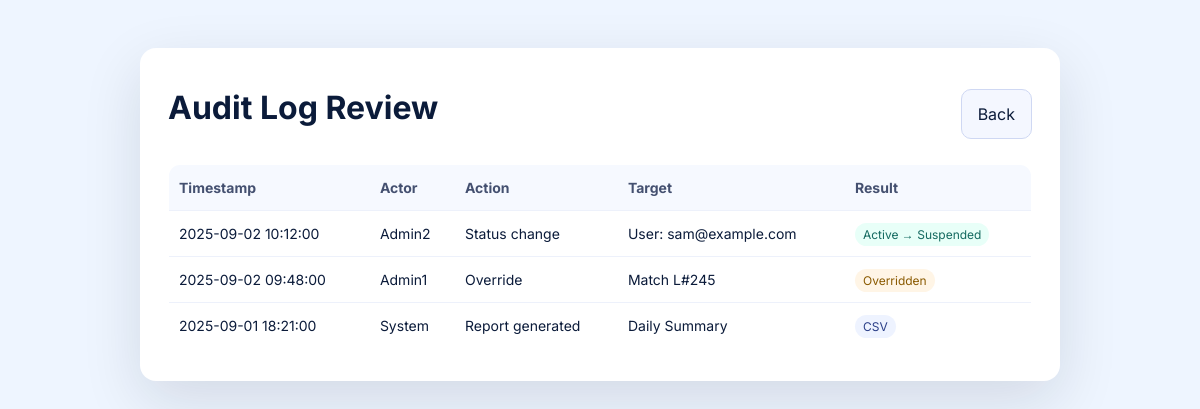
The page /admin-audit.php (signed in) on the database its author committed.
### tables this page shows
CREATE TABLE `audit_logs` (
  `id` int(11) NOT NULL,
  `timestamp` datetime NOT NULL DEFAULT current_timestamp(),
  `actor` varchar(100) NOT NULL,
  `action` varchar(100) NOT NULL,
  `target` varchar(255) DEFAULT NULL,
  `result` varchar(255) DEFAULT NULL
);

### admin-audit.php (the view, shortened to what this page needs)
<?php
$conn = new mysqli("localhost", "root", "", "lostandfound");
$sql = "SELECT timestamp, actor, action, target, result FROM audit_logs ORDER BY timestamp DESC LIMIT 20";
$result = $conn->query($sql);
?>
<!DOCTYPE html>
<html lang="en">
<head>
  <link rel="stylesheet" href="styles.css" />
</head>
<body>
  <main class="card">
    <div class="header">
      <h1>Audit Log Review</h1>
      <a class="btn" href="admin-dashboard.php">Back</a>
    </div>
    <table class="table">
      <thead>
        <tr>
          <th>Timestamp</th>
          <th>Actor</th>
          <th>Action</th>
          <th>Target</th>
          <th>Result</th>
        </tr>
      </thead>
      <tbody>
        <?php
        if ($result && $result->num_rows > 0) {
          while ($row = $result->fetch_assoc()) {
            $timestamp = htmlspecialchars($row['timestamp']);
            $actor = htmlspecialchars($row['actor']);
            $action = htmlspecialchars($row['action']);
            $target = htmlspecialchars($row['target']);
            $resultText = htmlspecialchars($row['result']);
            $badgeClass = 'badge';
            $rtLower = strtolower($resultText);
            if (strpos($rtLower, 'suspended') !== false || strpos($rtLower, 'overridden') !== false) {
                $badgeClass .= strpos($rtLower, 'suspended') !== false ? ' ok' : ' warn';
            } elseif (strpos($rtLower, 'csv') !== false) {
                $badgeClass = 'badge';
            }
            echo "<tr>
              <td>$timestamp</td>
              <td>$actor</td>
              <td>$action</td>
              <td>$target</td>
              <td><span class=\"$badgeClass\">$resultText</span></td>
            </tr>";
          }
        } else {
          echo '<tr><td colspan="5" style="text-align:center;">No audit log entries found.</td></tr>';
        }
        ?>
      </tbody>
    </table>
  </main>
</body>
</html>

### styles.css (style rules this page uses)
*, *::before, *::after { box-sizing: border-box; }
body { min-height: 100vh; line-height: 1.5; }
:root { --bg:#eef5ff; --card:#fff; --ink:#0b1b3a; --muted:#5d6b82; --primary:#2e6bff; --accent:#00b3a4; --danger:#e34b4b; --ring:0 0 0 3px rgba(46,107,255,.2); --radius:16px; }
* { box-sizing:border-box }
html,body { height:100% }
body { margin:0; font-family:Inter,system-ui,Segoe UI,Roboto,Arial,sans-serif; color:var(--ink); background:var(--bg); }
.card { width:min(920px,92vw); margin:6vh auto; background:var(--card); border-radius:var(--radius); box-shadow:0 20px 60px rgba(15,23,42,.12); padding:32px 28px; }
h1 { margin:4px 0 16px }
.btn { display:inline-flex; align-items:center; justify-content:center; gap:8px; padding:12px 16px; border-radius:10px; border:1px solid #cfd8f3; text-decoration:none; color:var(--ink); background:#f4f7ff; transition: transform .2s, background .2s, box-shadow .2s; }
.table { width:100%; border-collapse:collapse; border:1px solid #e5eaf7; border-radius:12px; overflow:hidden; }
.table th,.table td { padding:12px 10px; border-bottom:1px solid #edf1fb; text-align:left; font-size:14px }
.table th { background:#f6f9ff; color:#445070 }
.badge { padding:4px 8px; border-radius:999px; font-size:12px; background:#eef3ff; color:#2b3f88 }
.badge.ok { background:#e8fff8; color:#146a60 }
.badge.warn { background:#fff5e6; color:#8a5a00 }
.header { display:flex; align-items:center; justify-content:space-between; gap:12px; margin-bottom:16px }

### rows shown on the page
audit_logs: timestamp "2025-09-02 10:12:00", actor "Admin2", action "Status change", target "User: sam@example.com", result "Active → Suspended"
audit_logs: timestamp "2025-09-02 09:48:00", actor "Admin1", action "Override", target "Match L#245", result "Overridden"
audit_logs: timestamp "2025-09-01 18:21:00", actor "System", action "Report generated", target "Daily Summary", result "CSV"
